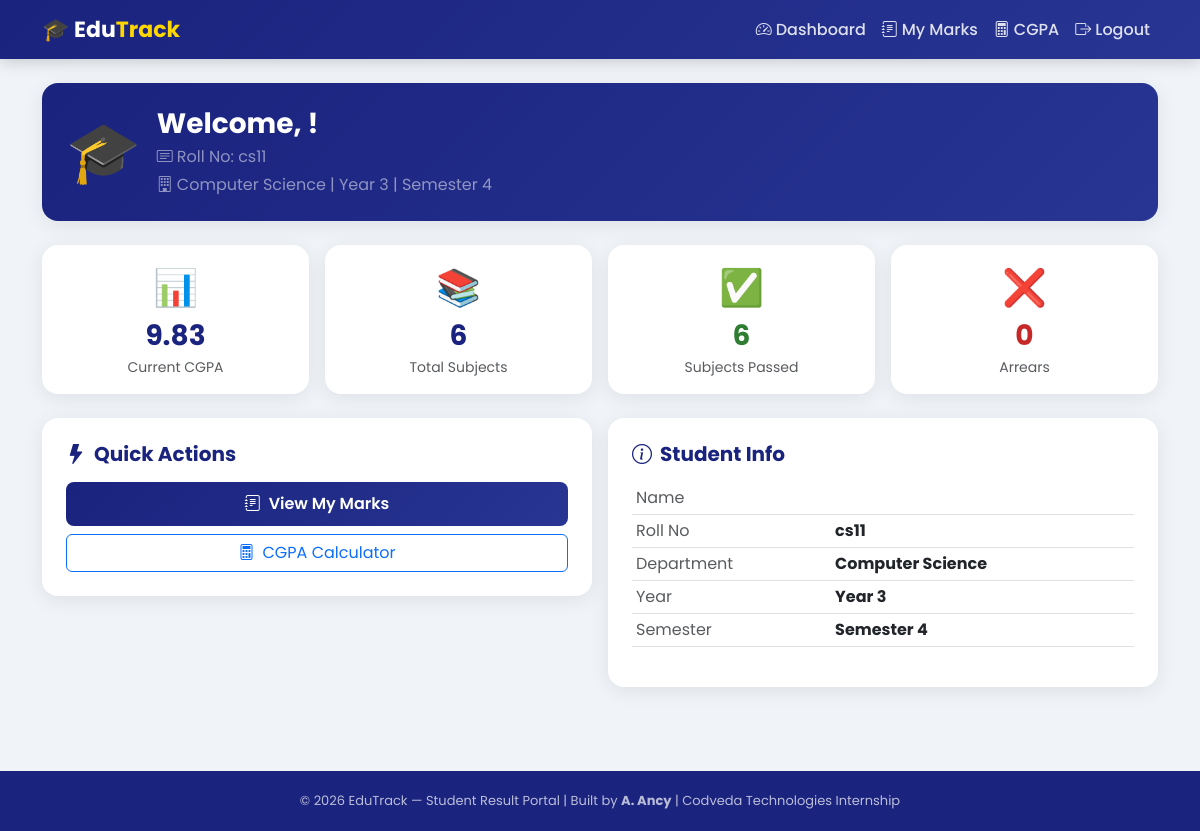
/dashboard/ (signed in), run on the app's committed database.
### results/models.py (models this page shows, shortened)
class StudentProfile(models.Model):
    user = models.OneToOneField(User, on_delete=models.CASCADE)
    roll_no = models.CharField(max_length=20, unique=True)
    department = models.CharField(max_length=100, default="Computer Science")
    year = models.IntegerField(default=1)
    semester = models.IntegerField(default=1)

### results/views.py (the view)
# urls.py: path('dashboard/', result_views.dashboard_view),
@login_required(login_url='/login/')
def dashboard_view(request):
    try:
        profile = StudentProfile.objects.get(user=request.user)
        marks = Marks.objects.filter(student=profile)
        total_subjects = marks.count()
        marks_list = list(marks)
        passed_subjects = sum(1 for m in marks_list if m.grade != 'U')
        failed_subjects = sum(1 for m in marks_list if m.grade == 'U')
        if marks_list:
            total_credits = sum(m.subject.credits for m in marks_list)
            total_points = sum(m.subject.credits * m.grade_point for m in marks_list)
            cgpa = round(total_points / total_credits, 2) if total_credits > 0 else 0
        else:
            cgpa = 0
        return render(request, 'dashboard.html', {
            'profile': profile,
            'cgpa': cgpa,
            'total_subjects': total_subjects,
            'passed_subjects': passed_subjects,
            'failed_subjects': failed_subjects,
        })
    except StudentProfile.DoesNotExist:
        return redirect('/login/')

### results/models.py (called while the page is built)
    @property
    def total_marks(self):
        return self.internal_marks + self.external_marks

    @property
    def grade(self):
        total = self.total_marks
        if total >= 91: return "O"
        elif total >= 81: return "A+"
        elif total >= 71: return "A"
        elif total >= 61: return "B+"
        elif total >= 51: return "B"
        elif total >= 45: return "C"
        else: return "U"

    @property
    def grade_point(self):
        total = self.total_marks
        if total >= 91: return 10
        elif total >= 81: return 9
        elif total >= 71: return 8
        elif total >= 61: return 7
        elif total >= 51: return 6
        elif total >= 45: return 5
        else: return 0

### templates/dashboard.html
{% extends 'base.html' %}
{% block content %}
<div class="row mb-4">
  <div class="col-12">
    <div class="card stat-card p-4" style="background: linear-gradient(135deg, #1a237e, #283593);">
      <div class="d-flex align-items-center gap-3">
        <div style="font-size:60px">🎓</div>
        <div>
          <h3 class="text-white fw-bold mb-1">Welcome, {{ user.first_name }}!</h3>
          <p class="text-white-50 mb-1">
            <i class="bi bi-card-text me-1"></i>Roll No: {{ profile.roll_no }}
          </p>
          <p class="text-white-50 mb-0">
            <i class="bi bi-building me-1"></i>{{ profile.department }} |
            Year {{ profile.year }} |
            Semester {{ profile.semester }}
          </p>
        </div>
      </div>
    </div>
  </div>
</div>
<div class="row g-3 mb-4">
  <div class="col-md-3">
    <div class="card stat-card p-3 text-center">
      <div style="font-size:36px">📊</div>
      <div class="fw-bold fs-3" style="color:#1a237e">{{ cgpa }}</div>
      <div class="text-muted small">Current CGPA</div>
    </div>
  </div>
  <div class="col-md-3">
    <div class="card stat-card p-3 text-center">
      <div style="font-size:36px">📚</div>
      <div class="fw-bold fs-3" style="color:#1a237e">{{ total_subjects }}</div>
      <div class="text-muted small">Total Subjects</div>
    </div>
  </div>
  <div class="col-md-3">
    <div class="card stat-card p-3 text-center">
      <div style="font-size:36px">✅</div>
      <div class="fw-bold fs-3" style="color:#2e7d32">{{ passed_subjects }}</div>
      <div class="text-muted small">Subjects Passed</div>
    </div>
  </div>
  <div class="col-md-3">
    <div class="card stat-card p-3 text-center">
      <div style="font-size:36px">❌</div>
      <div class="fw-bold fs-3" style="color:#c62828">{{ failed_subjects }}</div>
      <div class="text-muted small">Arrears</div>
    </div>
  </div>
</div>
<div class="row g-3">
  <div class="col-md-6">
    <div class="card stat-card p-4">
      <h5 class="fw-bold mb-3" style="color:#1a237e">
        <i class="bi bi-lightning-fill me-2"></i>Quick Actions
      </h5>
      <div class="d-grid gap-2">
        <a href="/marks" class="btn btn-primary-custom">
          <i class="bi bi-journal-text me-2"></i>View My Marks
        </a>
        <a href="/cgpa" class="btn btn-outline-primary">
          <i class="bi bi-calculator me-2"></i>CGPA Calculator
        </a>
      </div>
    </div>
  </div>
  <div class="col-md-6">
    <div class="card stat-card p-4">
      <h5 class="fw-bold mb-3" style="color:#1a237e">
        <i class="bi bi-info-circle me-2"></i>Student Info
      </h5>
      <table class="table table-sm">
        <tr><td class="text-muted">Name</td><td><strong>{{ user.get_full_name }}</strong></td></tr>
        <tr><td class="text-muted">Roll No</td><td><strong>{{ profile.roll_no }}</strong></td></tr>
        <tr><td class="text-muted">Department</td><td><strong>{{ profile.department }}</strong></td></tr>
        <tr><td class="text-muted">Year</td><td><strong>Year {{ profile.year }}</strong></td></tr>
        <tr><td class="text-muted">Semester</td><td><strong>Semester {{ profile.semester }}</strong></td></tr>
      </table>
    </div>
  </div>
</div>
{% endblock %}

### templates/base.html (style rules this page uses)
* { font-family: 'Poppins', sans-serif; }
body { background: #f0f4f8; }
.stat-card { border-radius: 16px; border: none; box-shadow: 0 4px 20px rgba(0,0,0,0.08); transition: transform 0.2s; }
.btn-primary-custom { background: linear-gradient(135deg, #1a237e, #283593); border: none; color: white; border-radius: 8px; padding: 10px 24px; font-weight: 600; }

### data on the page
StudentProfile: roll_no "cs11", department "Computer Science", year "3", semester "4"

### other printed values
{{ cgpa }} "9.83"
{{ total_subjects }} "6"
{{ passed_subjects }} "6"
{{ failed_subjects }} "0"
